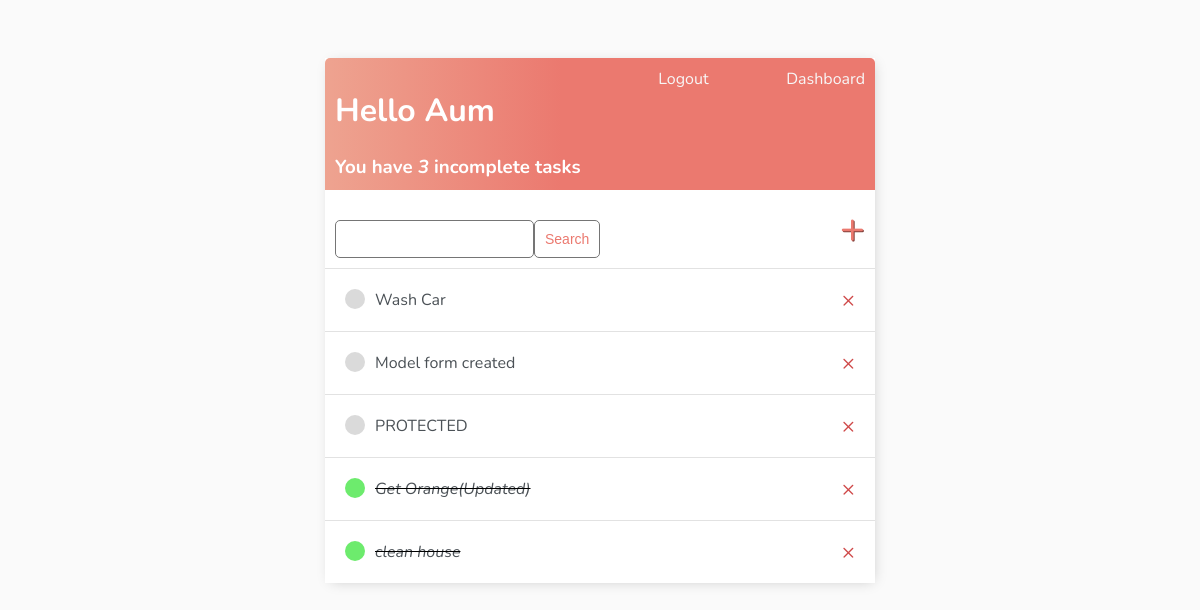
The page //dashboard (signed in) on the database its author committed.
### base/models.py (models this page shows)
class Task(models.Model):
    VISIBILITY_CHOICES = [
        ('public', 'Public'),
        ('private', 'Private'),
        ('protected', 'Protected'),
    ]
    user= models.ForeignKey(User,on_delete=models.CASCADE,null=True,blank=True)
    title=models.CharField(max_length=200)
    description=models.TextField(null=True,blank=True)
    complete = models.BooleanField(default=False)
    created = models.DateTimeField(auto_now_add=True)
    visibility = models.CharField(max_length=10, choices=VISIBILITY_CHOICES, default='private')
    allowed_groups = models.ManyToManyField(Group, blank=True)
    def __str__(self):
        return self.title
    class Meta:
        ordering = ['complete']

### base/views.py (called while the page is built)
    def get_context_data(self, **kwargs):
        context = super().get_context_data(**kwargs)
        context['tasks'] = context['tasks'].filter(user=self.request.user)
        context['count'] = context['tasks'].filter(complete=False).count()
        search_input = self.request.GET.get('search-area') or ''
        if search_input:
            context['tasks']= context['tasks'].filter(title__startswith=search_input)   #title__icontains used for getting all realed words in the list
            tasks= tasks.filter(title_startswith=search_input)
        context['search_input'] = search_input
        return context

### base/templates/base/task_list.html (shortened to what this page needs)
{%extends 'base/main.html'%}
{% block content %}
<div class="header-bar">
    <div>
        <h1>Hello {{request.user|title}}</h1>
        <h3 style="margin:0">You have <i>{{count}} </i>incomplete task{{ count|pluralize:"s" }}</h3>
    </div>
    {%if request.user.is_authenticated%}
    <form method="POST" action="{% url 'logout' %}" style="display: inline;">
        <a href="#" onclick="this.closest('form').submit(); return false;">Logout</a>
        <br>
    </form>
    <a href="{% url 'dashboard' %}" class="btn btn-link">Dashboard</a>
    {%else%}
        <a href="{% url 'login' %}">Login</a>
    {%endif%}
</div>
<div id="search-add-wrapper">
    <form method="GET" style="margin-top: 20px;display:flex;">
        <input type="text" name="search-area" value ="{{search_input}}">
        <input class="button" type="submit" value = "Search">
    </form>
    <a id="add-link" href="{%url 'task-create'  %}">&#x2b;</a>
</div>
<div class="task-items-wrapper">
        {% for task in tasks %}
         <div class= "task-wrapper">
            {%if task.complete %}
                <div class = "task-title">
                        <div class="task-complete-icon"> </div>
                        <i><s><a href="{% url 'task-update' task.id%}">{{task}}</a></s></i>
                </div>
                <a class="delete-link" href ="{% url 'task-delete' task.id%}">&#215;</a>
                {% else %}
                        <div class = "task-title">
                        <div class="task-incomplete-icon"> </div>
                        <a href="{% url 'task-update' task.id%}">{{task}}</a>
                        </div>
            <a class="delete-link" href ="{% url 'task-delete' task.id%}">&#215;</a>   {% comment %}Delete {% endcomment %}
            {%endif%}
         </div>
        {%empty%}
        <h3>No Items in the List</h3>
        {%endfor%}
</div>
{% endblock content %}

### base/templates/base/main.html (style rules this page uses)
body { background-color:#FAFAFA; font-family :"Nunito", sans-serif; padding-top:50px; }
h1, h2, h3, h4, h5, h6, { font-family: 'Raleway', sans-serif; }
a, p { color:#4b5156 }
.header-bar { display:flex; justify-content:space-between; color:#fff; padding:10px; border-radius:5px 5px 0 0; background:linear-gradient(90deg, #EEA390 0%, #EB796F 43%, #EB796F 100% ); }
.header-bar a { color: rgb(247,247,247); text-decoration:none }
.task-wrapper { display:flex; align-items:center; justify-content:space-between; padding:20px; background-color: #fff; border-top: 1px solid rgb(226,226,226); }
.task-title { display:flex; }
.task-title a { text-decoration: none; color: #4b5156; margin-left: 10px; }
.task-complete-icon { height: 20px; width: 20px; background-color: rgb(109, 235, 109); border-radius: 50%; }
.task-incomplete-icon { height: 20px; width: 20px; background-color: rgb(218, 218, 218); border-radius: 50%; }
.delete-link { text-decoration:none; font-weight:none; color: #cf4949; font-size:22px; line-height:0; }
#search-add-wrapper { display:flex; justify-content:space-between; align-items:center; padding:10px; }
#add-link { color: #EB796F; text-decoration:none; font-size:42px; text-shadow:1px 1px #81413b; }
input[type=text], input[type=password], textarea { border: 1px solid #757575; border-radius: 5px; padding: 10px; width: 90%; }
.button { border: 1px solid #757575; background-color: #FFF; color: #EB796F; padding: 10px; font-size: 14px; border-radius: 5px; cursor: pointer; text-decoration: none; }

### rows shown on the page
Task: title "Wash Car"
Task: title "Model form created"
Task: title "PROTECTED"
Task: title "Get Orange(Updated)"
Task: title "clean house"

### other values the page prints
{{ request.user|title }} "Aum"
{{ count }} "3"
